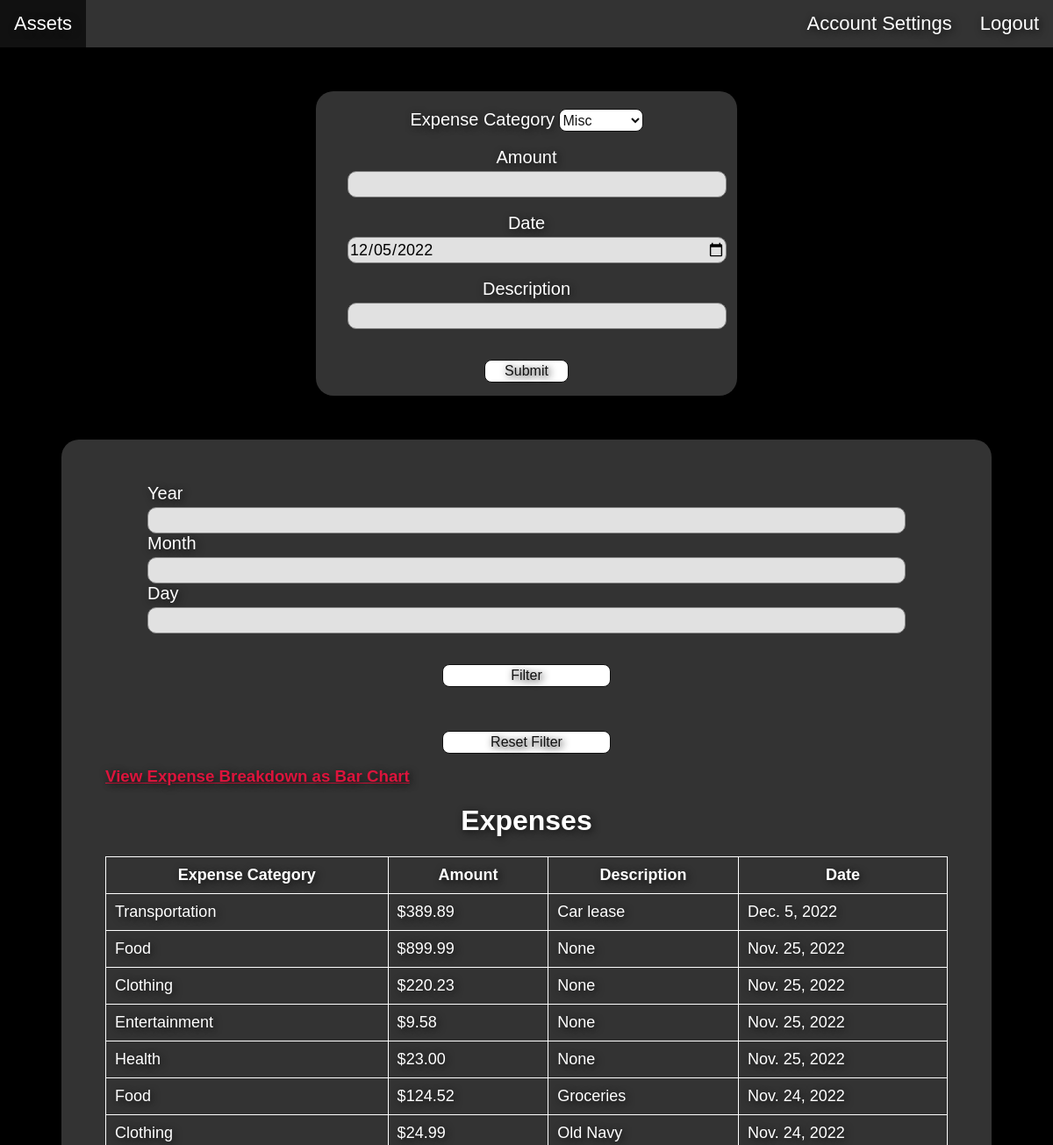
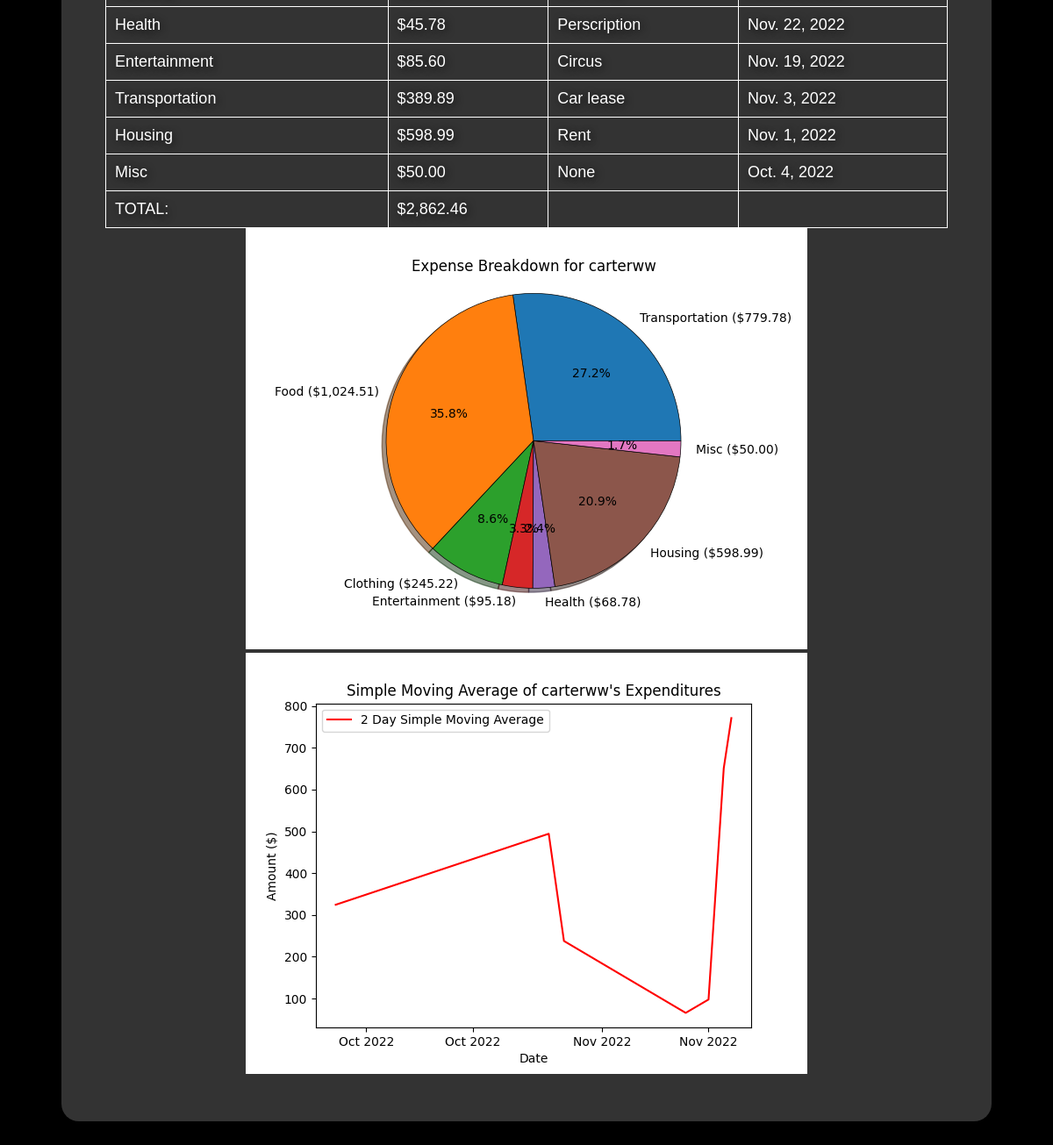
Page /assets/expense/ (signed in) on the committed database (2 pictures, top to bottom).
### assetman/models.py (models this page shows, shortened)
class Expense(models.Model):
    FK_user_expense = models.ForeignKey(User, on_delete=models.CASCADE, null=False)
    amount = models.DecimalField(max_digits=11, decimal_places=2, null=False)
    category = models.ForeignKey('ExpenseCategory', on_delete=models.RESTRICT, null=False)
    date = models.DateField(default=now)
    description = models.TextField(null=True)

class ExpenseCategory(models.Model):
    category_name = models.CharField(max_length=255, null=False)

### assetman/views.py (the view, shortened to what this page needs)
# urls.py: path('expense/', views.expenses, name='expenses'),
@login_required(login_url='/login')
def expenses(request) :
    context = {
        'categories': ExpenseCategory.objects.all(),
        'today': datetime.datetime.today
    }
    if request.method == 'GET':
        monthly_income = get_object_or_404(FintechUser, FK_user_assetUser=request.user).yearly_income / 12
        now = datetime.datetime.now().date()
        expenses = Expense.objects.filter(FK_user_expense=request.user)
        month_expenses = expenses.filter(date__year=now.year, date__month=now.month)
        month_expense_total = 0
        for exp in month_expenses:
            month_expense_total += exp.amount
        if month_expense_total > monthly_income :
            context['exceed'] = True
            context['monthly_income'] = monthly_income
            context['month_expense_total'] = month_expense_total
        if request.GET.get('filter_year') is not None:
            if request.GET.get('filter_year') != '':
                expenses = expenses.filter(date__year=request.GET.get('filter_year'))
        if request.GET.get('filter_month') is not None:
            if request.GET.get('filter_month') != '':
                expenses = expenses.filter(date__month=request.GET.get('filter_month'))
        if request.GET.get('filter_day') is not None:
            if request.GET.get('filter_day') != '':
                expenses = expenses.filter(date__day=request.GET.get('filter_day'))
        context['expenses'] = expenses.order_by('-date')
        total = 0
        for exp in expenses:
            total += exp.amount
        context['total'] = total
        context['image'] = make_expense_pie_chart(context['expenses'], request.user)
        context['SMA'] = expense_SMA(context['expenses'], request.user)
    return render(request, 'assetman/expense.html', context)

### assetman/templates/assetman/expense.html (shortened to what this page needs)
{% load static %}
{% load humanize %}
<!DOCTYPE html>
<html lang="en" style="background-color:black; font-family:'Franklin Gothic Medium', 'Arial Narrow', Arial, sans-serif;">
  <head>
    <link rel="stylesheet" href="{% static 'assetman/style.css' %}">
  </head>
  <body style="margin:0px">
    <header>
        <div>
            <ul class="navbar">
                <li><a href="/assets/">Assets</a></li>
                {% if request.user.is_authenticated %}
                <li style="float:right">
                    <a href="{% url 'fintech:logout' %}">Logout</a>
                </li>
                <li style="float:right">
                    <a href="/assets/account/">Account Settings</a>
                </li>
                {% else %}
                <li style="float:right">
                    <a href="{% url 'fintech:login' %}">Login</a>
                </li>
                {% endif %}
            </ul>
        </div>
    </header>
    <div class="topic">
        <form method="POST" action="/assets/expense/" id="form">
            <div style="text-align:center">
                <label class="topicheader" for="category" style="font-size:20px">Expense Category</label>
                <select class="select-container" name="category" form="form" required>
                    {% for cat in categories %}
                        <option value="{{ cat.id }}">{{ cat.category_name|capfirst }}</option>
                    {% endfor %}
                </select>
                <br>
                <br>
                <label class="topicheader" for="amount" style="font-size:20px">Amount</label>
                <input class="textinput" name="amount" type="number" step="0.01" required>
                <br>
                <br>
                <label class="topicheader" for="date" style="font-size:20px">Date</label>
                <input class="textinput" name="date" type="date" value="{{ today|date:'Y-m-d' }}" required>
                <br>
                <br>
                <label class="topicheader" for="description" style="font-size:20px">Description</label>
                <input class="textinput" name="description" type="text" maxlength="45">
            </div>
            <div style="text-align:center; padding-bottom:15px; padding-top:15px">
                <button class="form-button" type="submit">Submit</button>
            </div>
        </form>
    </div>
    <div class="topic" style="width:80%; padding:50px">
        <form method="GET" action="/assets/expense/" id="filter">
            <label class="topicheader" for="filter_year" style="font-size:20px; margin-left:5%">Year</label>
            <input class="textinput" name="filter_year" type="number">
            <label class="topicheader" for="month" style="font-size:20px; margin-left:5%">Month</label>
            <input class="textinput" name="filter_month" type="number">
            <label class="topicheader" for="filter_day" style="font-size:20px; margin-left:5%">Day</label>
            <input class="textinput" name="filter_day" type="number">
            <div style="text-align:center; padding-bottom:15px; padding-top:15px">
                <button class="form-button" type="submit">Filter</button>
            </div>
        </form>
        <div style="text-align:center; padding-bottom:15px; padding-top:15px">
            <a href="/assets/expense/"><button class="form-button" type="button">Reset Filter</button></a>
        </div>
        <h3 class="topicheader"><a href="/assets/expense/bar/"  style="color:crimson">View Expense Breakdown as Bar Chart</a></h3>
        <h1 class="header">Expenses</h1>
        {% if expenses %}
        <table>
            <tr>
                <th>Expense Category</th>
                <th>Amount</th>
                <th>Description</th>
                <th>Date</th>
            </tr>
            {% for exp in expenses %}
                <tr>
                    <td>{{ exp.category.category_name|capfirst }}</td>
                    <td>${{ exp.amount|intcomma }}</td>
                    {% if exp.description == '' or exp.description is None %}
                        <td>None</td>
                    {% else %}
                        <td>{{ exp.description|slice:'24' }}</td>
                    {% endif %}
                    <td>{{ exp.date }}</td>
                </tr>
            {% endfor %}
            <tr>
                <td>TOTAL:</td>
                <td>${{ total|intcomma }}</td>
                <td></td>
            </tr>
        </table>
        {% endif %}
        <div style="text-align:center">
            <img src="{{ image }}">
        </div>
        <div style="text-align:center">
            <img src="{{ SMA }}">
        </div>
    </div>
</body>
</html>

### assetman/static/assetman/style.css (style rules this page uses)
ul.navbar { list-style-type: none; margin: 0; padding: 0px; overflow: hidden; background-color: #333; }
li { float: left; }
li a { display: block; color: white; text-align: center; padding: 14px 16px; text-decoration: none; font-size: 22px; text-shadow: 2px 2px 8px #111; }
h1.header { color:white; text-align: center; text-shadow: 2px 2px 8px #111; word-break: keep-all; white-space: normal; }
table { width: 100%; }
table, th, td { padding: 10px; border: 1px solid white; border-collapse: collapse; }
.topic { background-color: #333; height: auto; width: 40%; border-radius: 20px; margin-left:auto; margin-right: auto; margin-top: 50px; margin-bottom: 50px; }
.textinput { width: 90%; height: 30px; box-sizing:border-box; margin-left: 5%; margin-top: 4px; border: 1px solid rgb(134, 134, 134); background-color: rgb(225, 225, 225); border-radius: 10px; font-size:18px; font-family:'Trebuchet MS', 'Lucida Sans Unicode', 'Lucida Grande', 'Lucida Sans', Arial, sans-serif; }
.form-button { background-color: white; border: 1px solid #111; color:#111; text-shadow: 2px 2px 8px #111; text-decoration: none; height: 26px; width: 20%; margin-top: 20px; font-size:16px; border-radius: 8px; font-family:'Trebuchet MS', 'Lucida Sans Unicode', 'Lucida Grande', 'Lucida Sans', Arial, sans-serif; }
.select-container { background-color: white; border: 1px solid #111; color:#111; text-decoration: none; height: 26px; width: 20%; margin-top: 20px; font-size:16px; border-radius: 8px; font-family:'Trebuchet MS', 'Lucida Sans Unicode', 'Lucida Grande', 'Lucida Sans', Arial, sans-serif; }
.topicheader { color:white; text-decoration: none; display:inline; text-shadow: 2px 2px 8px #111; word-break: keep-all; white-space: normal; }

### rows in the picture
Expense: category.category_name "Transportation", amount "389.89", description "Car lease", date "Dec. 5, 2022"
Expense: category.category_name "Food", amount "899.99", shows "None", date "Nov. 25, 2022"
Expense: category.category_name "Clothing", amount "220.23", shows "None", date "Nov. 25, 2022"
Expense: category.category_name "Entertainment", amount "9.58", shows "None", date "Nov. 25, 2022"
Expense: category.category_name "Health", amount "23.00", shows "None", date "Nov. 25, 2022"
Expense: category.category_name "Food", amount "124.52", description "Groceries", date "Nov. 24, 2022"
Expense: category.category_name "Clothing", amount "24.99", description "Old Navy", date "Nov. 24, 2022"
Expense: category.category_name "Health", amount "45.78", description "Perscription", date "Nov. 22, 2022"
Expense: category.category_name "Entertainment", amount "85.60", description "Circus", date "Nov. 19, 2022"
Expense: category.category_name "Transportation", amount "389.89", description "Car lease", date "Nov. 3, 2022"
Expense: category.category_name "Housing", amount "598.99", description "Rent", date "Nov. 1, 2022"
Expense: category.category_name "Misc", amount "50.00", description "None", date "Oct. 4, 2022"

### other values in the picture
{{ total|intcomma }} "2,862.46"
form field category "Misc"
